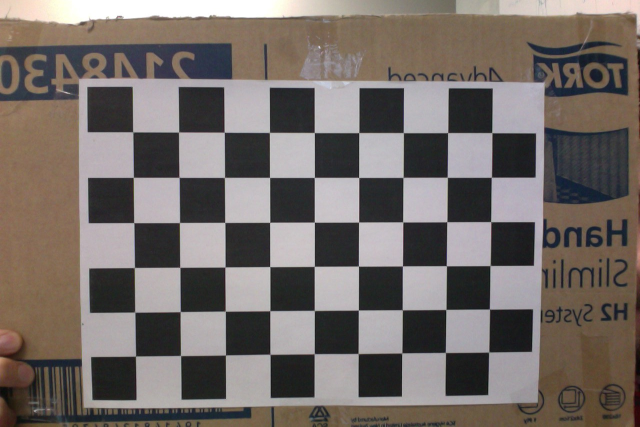
//> input picture firstAttempt/checkboard.jpg, 1280 x 853 px (shown at 1/2 size)
$ ./findSquare checkboard.jpg   (built with g++ and OpenCV 4)
//> lines starting //> are read from the running program, lines starting //| are printed output that depends on the picture; after the words box and inside, x2 and y2 are one past the last pixel; in counts of white or black regions, pixels touching at a corner belong together
#include <opencv2/core/core.hpp>
#include <opencv2/highgui/highgui.hpp>
#include <opencv2/imgproc/imgproc.hpp>
#include <iostream>
#include <stack>

#define res_x 1920
#define res_y 1080

using namespace cv;
using namespace std;

struct blob{
    Point2i topleft;
    Point2i botright;
    int row;
    int col;
    int count;
};

vector<blob> blobs;

int findBlobs(Mat image){

    //cout << "in findBlobs" << endl;
    Mat temp;
    image.copyTo(temp);
    // cout << "about to enter for" << endl;
    for(int row = 0; row < temp.rows; row++){
        for(int col = 0; col < temp.cols; col++){
            if(temp.at<uchar>(row,col) == 0){
                //cout << "in if" << endl;
                bool blob_exists = false;
                for(int k = 0; k < blobs.size(); k++){
                    //cout << "iterating over blob vector" << endl;
                    if(row >= blobs[k].topleft.x && row <= blobs[k].botright.x &&
                       col >= blobs[k].topleft.y && col <= blobs[k].botright.y){
                        //cout << "added to existing blob" << endl;
                        blobs[k].row += row;
                        blobs[k].col += col;
                        blobs[k].count++;
                        blob_exists = true;
                        break;
                    }
                }

                if(!blob_exists){

                    // [9 lines of commented-out code are left out]
                    blobs.push_back(blob());
                    int index = blobs.size()-1;

                    blobs[index].topleft = Point2i(row - 10, col - 75);
                    blobs[index].botright = Point2i(row + 210, col + 125);
                    blobs[index].row = row;
                    blobs[index].col = col;
                    blobs[index].count = 1;
                    cout << "successfully created new blob" << endl;

                }
            }
        }
    }
    return 0;
}


// [54 lines of commented-out code are left out]


int main( int argc, char** argv )
{
    if( argc != 2)
        {
            cout <<" Usage: display_image ImageToLoadAndDisplay" << endl;
            return -1;
        }

    Mat readin, image ;
    readin = imread(argv[1], CV_LOAD_IMAGE_GRAYSCALE);   // Read the file
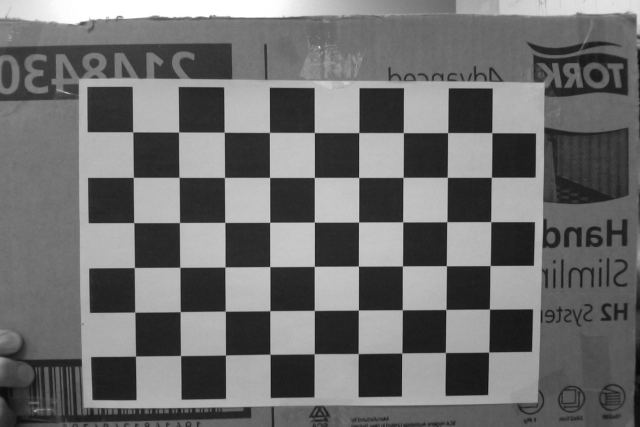
//> readin: 853 rows x 1280 cols, CV_8UC1 (shown at 1/2 size); min 6, max 255, mean 109.9
    readin.convertTo(image, CV_8U);
    if(! image.data )                              // Check for invalid input
        {
            cout <<  "Could not open or find the image" << std::endl ;
            return -1;
        }

    // [18 lines of commented-out code are left out]

    threshold(image, image, 50, 255, THRESH_BINARY);
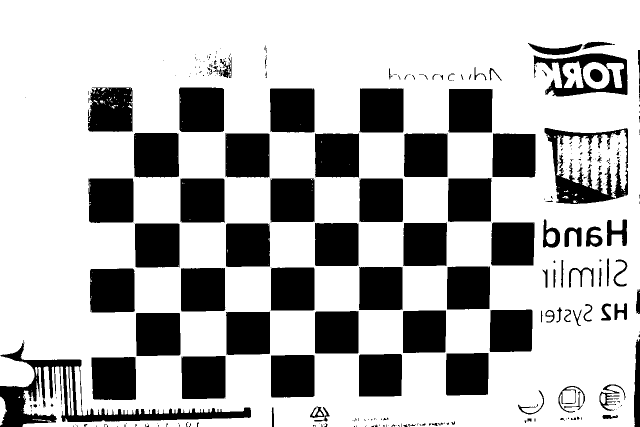
//> image: 853 rows x 1280 cols, CV_8UC1 (shown at 1/2 size); 71.7% white; 322 black regions (208 under 20 px), largest, box (x1, y1, x2, y2) and area: (0, 680, 502, 853) 15793, (1089, 256, 1256, 408) 8710, (358, 175, 448, 264) 7881
    // [8 lines of commented-out code are left out]

     findBlobs(image);
//> after the loop in findBlobs, `for(int row = 0; row < temp.rows; row++)`: blobs = 36 items

    cout << "before cirlce drawing" << endl;
     for(int i = 0; i < blobs.size(); i++){
        int x = blobs[i].col/blobs[i].count;
        int y = blobs[i].row/blobs[i].count;
        cout << "circle " << i << " x = " << x << endl;
        cout << "circle " << i << " y = " << y << endl;
      Point center(cvRound(x), cvRound(y));
      circle(image, center, 3, Scalar(255,0,0), -1, 8, 0);
      }
//> this loop made 36 passes
//> (x, y) on passes 1 to 12: (1189, 165), (1060, 220), (564, 238), (413, 219), (309, 280), (960, 260), (788, 259), (224, 272), (50, 195), (679, 383), (1185, 401), (1072, 438)
//| circle 0 x = 1189
//| circle 0 y = 165
//| circle 1 x = 1060
//| circle 1 y = 220
//> (the first 4 of 16 printed lines)
//> (output is shown up to pass 8 of 36)
//> image: 853 rows x 1280 cols, CV_8UC1; 71.7% white; 322 black regions (209 under 20 px), largest, box (x1, y1, x2, y2) and area: (0, 680, 502, 853) 15753, (1089, 256, 1256, 408) 8681, (358, 175, 448, 264) 7852
      //namedWindow( "", WINDOW_AUTOSIZE );// Create a window for display.
     imshow( "", image );                   // Show our image inside it.

     waitKey(0); // Wait for a keystroke in the window

      // [6 lines of commented-out code are left out]
    return 0;
}
